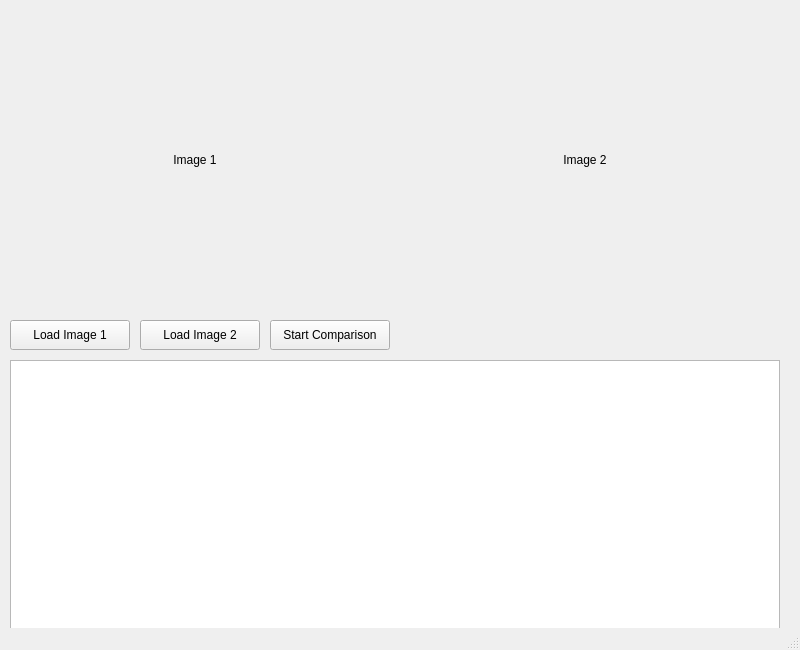
<?xml version="1.0" encoding="UTF-8"?>
<ui version="4.0">
 <class>MainWindow</class>
 <widget class="QMainWindow" name="MainWindow">
  <property name="geometry">
   <rect>
    <x>0</x>
    <y>0</y>
    <width>800</width>
    <height>650</height>
   </rect>
  </property>
  <property name="windowTitle">
   <string>Facial Proportion Comparison</string>
  </property>
  <widget class="QWidget" name="centralwidget">
   <!-- 图像显示 -->
   <widget class="QLabel" name="image_label_1">
    <property name="geometry">
     <rect>
      <x>10</x>
      <y>10</y>
      <width>370</width>
      <height>300</height>
     </rect>
    </property>
    <property name="text">
     <string>Image 1</string>
    </property>
    <property name="alignment">
     <set>Qt::AlignCenter</set>
    </property>
   </widget>
   <widget class="QLabel" name="image_label_2">
    <property name="geometry">
     <rect>
      <x>400</x>
      <y>10</y>
      <width>370</width>
      <height>300</height>
     </rect>
    </property>
    <property name="text">
     <string>Image 2</string>
    </property>
    <property name="alignment">
     <set>Qt::AlignCenter</set>
    </property>
   </widget>
   <!-- 上传图片按钮 -->
   <widget class="QPushButton" name="button_load_image_1">
    <property name="geometry">
     <rect>
      <x>10</x>
      <y>320</y>
      <width>120</width>
      <height>30</height>
     </rect>
    </property>
    <property name="text">
     <string>Load Image 1</string>
    </property>
   </widget>
   <widget class="QPushButton" name="button_load_image_2">
    <property name="geometry">
     <rect>
      <x>140</x>
      <y>320</y>
      <width>120</width>
      <height>30</height>
     </rect>
    </property>
    <property name="text">
     <string>Load Image 2</string>
    </property>
   </widget>
   <!-- 操作按钮 -->
   <widget class="QPushButton" name="button_start_comparison">
    <property name="geometry">
     <rect>
      <x>270</x>
      <y>320</y>
      <width>120</width>
      <height>30</height>
     </rect>
    </property>
    <property name="text">
     <string>Start Comparison</string>
    </property>
   </widget>
   <!-- 比例结果显示 -->
   <widget class="QTextEdit" name="result_display">
    <property name="geometry">
     <rect>
      <x>10</x>
      <y>360</y>
      <width>770</width>
      <height>280</height>
     </rect>
    </property>
    <property name="readOnly">
     <bool>true</bool>
    </property>
   </widget>
  </widget>
  <widget class="QMenuBar" name="menubar">
   <property name="geometry">
    <rect>
     <x>0</x>
     <y>0</y>
     <width>800</width>
     <height>23</height>
    </rect>
   </property>
  </widget>
  <widget class="QStatusBar" name="statusbar"/>
 </widget>
 <resources/>
 <connections/>
</ui>
